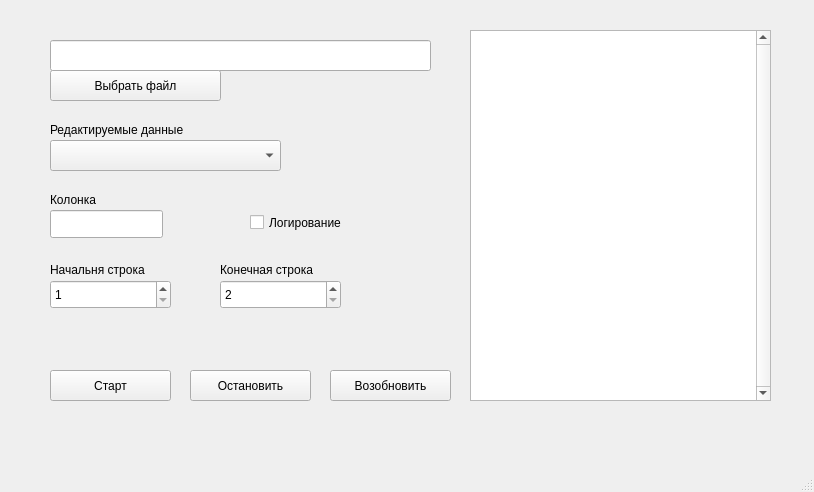
<?xml version="1.0" encoding="UTF-8"?>
<ui version="4.0">
 <class>MainWindow</class>
 <widget class="QMainWindow" name="MainWindow">
  <property name="geometry">
   <rect>
    <x>0</x>
    <y>0</y>
    <width>814</width>
    <height>492</height>
   </rect>
  </property>
  <property name="font">
   <font>
    <bold>false</bold>
   </font>
  </property>
  <property name="windowTitle">
   <string>Excel Corrector</string>
  </property>
  <widget class="QWidget" name="centralwidget">
   <widget class="QLineEdit" name="patch_file">
    <property name="geometry">
     <rect>
      <x>50</x>
      <y>40</y>
      <width>381</width>
      <height>31</height>
     </rect>
    </property>
   </widget>
   <widget class="QPushButton" name="select_file">
    <property name="geometry">
     <rect>
      <x>50</x>
      <y>70</y>
      <width>171</width>
      <height>31</height>
     </rect>
    </property>
    <property name="text">
     <string>Выбрать файл</string>
    </property>
   </widget>
   <widget class="QComboBox" name="typeFix">
    <property name="geometry">
     <rect>
      <x>50</x>
      <y>140</y>
      <width>231</width>
      <height>31</height>
     </rect>
    </property>
    <property name="currentText">
     <string comment="Редактируемые данные"/>
    </property>
    <property name="insertPolicy">
     <enum>QComboBox::InsertPolicy::InsertAtBottom</enum>
    </property>
    <property name="placeholderText">
     <string>Редактируемые данные</string>
    </property>
    <property name="duplicatesEnabled">
     <bool>false</bool>
    </property>
    <item>
     <property name="text">
      <string>Email</string>
     </property>
    </item>
    <item>
     <property name="text">
      <string>Телефонный номер</string>
     </property>
    </item>
   </widget>
   <widget class="QLabel" name="label">
    <property name="geometry">
     <rect>
      <x>50</x>
      <y>120</y>
      <width>231</width>
      <height>20</height>
     </rect>
    </property>
    <property name="text">
     <string>Редактируемые данные</string>
    </property>
   </widget>
   <widget class="QLabel" name="label_2">
    <property name="geometry">
     <rect>
      <x>50</x>
      <y>260</y>
      <width>131</width>
      <height>20</height>
     </rect>
    </property>
    <property name="text">
     <string>Начальня строка</string>
    </property>
   </widget>
   <widget class="QLabel" name="label_3">
    <property name="geometry">
     <rect>
      <x>220</x>
      <y>260</y>
      <width>131</width>
      <height>20</height>
     </rect>
    </property>
    <property name="text">
     <string>Конечная строка</string>
    </property>
   </widget>
   <widget class="QTextEdit" name="logs">
    <property name="geometry">
     <rect>
      <x>470</x>
      <y>30</y>
      <width>301</width>
      <height>371</height>
     </rect>
    </property>
    <property name="frameShape">
     <enum>QFrame::Shape::StyledPanel</enum>
    </property>
    <property name="frameShadow">
     <enum>QFrame::Shadow::Sunken</enum>
    </property>
    <property name="verticalScrollBarPolicy">
     <enum>Qt::ScrollBarPolicy::ScrollBarAlwaysOn</enum>
    </property>
   </widget>
   <widget class="QPushButton" name="start">
    <property name="geometry">
     <rect>
      <x>50</x>
      <y>370</y>
      <width>121</width>
      <height>31</height>
     </rect>
    </property>
    <property name="font">
     <font>
      <bold>false</bold>
     </font>
    </property>
    <property name="text">
     <string>Старт</string>
    </property>
    <property name="checkable">
     <bool>false</bool>
    </property>
   </widget>
   <widget class="QLineEdit" name="column">
    <property name="geometry">
     <rect>
      <x>50</x>
      <y>210</y>
      <width>113</width>
      <height>28</height>
     </rect>
    </property>
   </widget>
   <widget class="QLabel" name="label_4">
    <property name="geometry">
     <rect>
      <x>50</x>
      <y>190</y>
      <width>63</width>
      <height>20</height>
     </rect>
    </property>
    <property name="text">
     <string>Колонка</string>
    </property>
   </widget>
   <widget class="QSpinBox" name="start_row">
    <property name="geometry">
     <rect>
      <x>50</x>
      <y>280</y>
      <width>121</width>
      <height>29</height>
     </rect>
    </property>
    <property name="minimum">
     <number>1</number>
    </property>
    <property name="maximum">
     <number>1000000000</number>
    </property>
   </widget>
   <widget class="QSpinBox" name="end_row">
    <property name="geometry">
     <rect>
      <x>220</x>
      <y>280</y>
      <width>121</width>
      <height>29</height>
     </rect>
    </property>
    <property name="frame">
     <bool>true</bool>
    </property>
    <property name="minimum">
     <number>2</number>
    </property>
    <property name="maximum">
     <number>1000000000</number>
    </property>
   </widget>
   <widget class="QPushButton" name="stop">
    <property name="geometry">
     <rect>
      <x>190</x>
      <y>370</y>
      <width>121</width>
      <height>31</height>
     </rect>
    </property>
    <property name="font">
     <font>
      <bold>false</bold>
     </font>
    </property>
    <property name="text">
     <string>Остановить</string>
    </property>
    <property name="checkable">
     <bool>false</bool>
    </property>
   </widget>
   <widget class="QPushButton" name="continueWork">
    <property name="geometry">
     <rect>
      <x>330</x>
      <y>370</y>
      <width>121</width>
      <height>31</height>
     </rect>
    </property>
    <property name="font">
     <font>
      <bold>false</bold>
     </font>
    </property>
    <property name="text">
     <string>Возобновить</string>
    </property>
    <property name="checkable">
     <bool>false</bool>
    </property>
   </widget>
   <widget class="QCheckBox" name="logger">
    <property name="geometry">
     <rect>
      <x>250</x>
      <y>210</y>
      <width>131</width>
      <height>25</height>
     </rect>
    </property>
    <property name="text">
     <string>Логирование</string>
    </property>
   </widget>
  </widget>
  <widget class="QMenuBar" name="menubar">
   <property name="geometry">
    <rect>
     <x>0</x>
     <y>0</y>
     <width>814</width>
     <height>25</height>
    </rect>
   </property>
  </widget>
  <widget class="QStatusBar" name="statusbar"/>
 </widget>
 <resources/>
 <connections/>
</ui>
